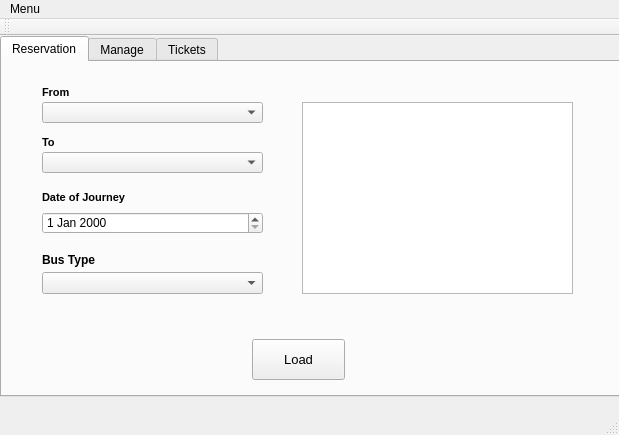
<?xml version="1.0" encoding="UTF-8"?>
<ui version="4.0">
 <class>MainWindow</class>
 <widget class="QMainWindow" name="MainWindow">
  <property name="geometry">
   <rect>
    <x>0</x>
    <y>0</y>
    <width>619</width>
    <height>435</height>
   </rect>
  </property>
  <property name="windowTitle">
   <string>MainWindow</string>
  </property>
  <widget class="QWidget" name="centralWidget">
   <widget class="QTabWidget" name="tabWidget">
    <property name="geometry">
     <rect>
      <x>0</x>
      <y>0</y>
      <width>621</width>
      <height>361</height>
     </rect>
    </property>
    <property name="currentIndex">
     <number>0</number>
    </property>
    <widget class="QWidget" name="tab">
     <attribute name="title">
      <string>Reservation</string>
     </attribute>
     <widget class="QLabel" name="label">
      <property name="geometry">
       <rect>
        <x>40</x>
        <y>20</y>
        <width>71</width>
        <height>21</height>
       </rect>
      </property>
      <property name="font">
       <font>
        <family>Segoe UI</family>
        <pointsize>8</pointsize>
        <weight>75</weight>
        <bold>true</bold>
       </font>
      </property>
      <property name="text">
       <string>From</string>
      </property>
     </widget>
     <widget class="QComboBox" name="comboBox">
      <property name="geometry">
       <rect>
        <x>40</x>
        <y>40</y>
        <width>221</width>
        <height>21</height>
       </rect>
      </property>
     </widget>
     <widget class="QLabel" name="label_2">
      <property name="geometry">
       <rect>
        <x>40</x>
        <y>70</y>
        <width>81</width>
        <height>21</height>
       </rect>
      </property>
      <property name="font">
       <font>
        <family>Segoe UI</family>
        <pointsize>8</pointsize>
        <weight>75</weight>
        <bold>true</bold>
       </font>
      </property>
      <property name="text">
       <string>To</string>
      </property>
     </widget>
     <widget class="QComboBox" name="comboBox_2">
      <property name="geometry">
       <rect>
        <x>40</x>
        <y>90</y>
        <width>221</width>
        <height>21</height>
       </rect>
      </property>
     </widget>
     <widget class="QLabel" name="label_3">
      <property name="geometry">
       <rect>
        <x>40</x>
        <y>120</y>
        <width>141</width>
        <height>31</height>
       </rect>
      </property>
      <property name="font">
       <font>
        <family>Segoe UI</family>
        <pointsize>8</pointsize>
        <weight>75</weight>
        <bold>true</bold>
       </font>
      </property>
      <property name="text">
       <string>Date of Journey</string>
      </property>
     </widget>
     <widget class="QPushButton" name="pushButton">
      <property name="geometry">
       <rect>
        <x>250</x>
        <y>277</y>
        <width>93</width>
        <height>41</height>
       </rect>
      </property>
      <property name="font">
       <font>
        <pointsize>10</pointsize>
       </font>
      </property>
      <property name="text">
       <string>Load</string>
      </property>
     </widget>
     <widget class="QLabel" name="label_4">
      <property name="geometry">
       <rect>
        <x>40</x>
        <y>190</y>
        <width>71</width>
        <height>16</height>
       </rect>
      </property>
      <property name="font">
       <font>
        <family>Segoe UI</family>
        <weight>75</weight>
        <bold>true</bold>
       </font>
      </property>
      <property name="text">
       <string>Bus Type</string>
      </property>
     </widget>
     <widget class="QComboBox" name="comboBox_4">
      <property name="geometry">
       <rect>
        <x>40</x>
        <y>210</y>
        <width>221</width>
        <height>22</height>
       </rect>
      </property>
     </widget>
     <widget class="QDateEdit" name="dateEdit">
      <property name="geometry">
       <rect>
        <x>40</x>
        <y>150</y>
        <width>221</width>
        <height>22</height>
       </rect>
      </property>
     </widget>
     <widget class="QTableWidget" name="busList">
      <property name="geometry">
       <rect>
        <x>300</x>
        <y>40</y>
        <width>271</width>
        <height>192</height>
       </rect>
      </property>
      <property name="showGrid">
       <bool>true</bool>
      </property>
      <property name="gridStyle">
       <enum>Qt::SolidLine</enum>
      </property>
      <property name="rowCount">
       <number>0</number>
      </property>
      <property name="columnCount">
       <number>0</number>
      </property>
     </widget>
    </widget>
    <widget class="QWidget" name="tab_2">
     <attribute name="title">
      <string>Manage</string>
     </attribute>
    </widget>
    <widget class="QWidget" name="tab_3">
     <attribute name="title">
      <string>Tickets</string>
     </attribute>
    </widget>
   </widget>
  </widget>
  <widget class="QMenuBar" name="menuBar">
   <property name="geometry">
    <rect>
     <x>0</x>
     <y>0</y>
     <width>619</width>
     <height>26</height>
    </rect>
   </property>
   <widget class="QMenu" name="menuMenu">
    <property name="title">
     <string>Menu</string>
    </property>
    <addaction name="actionExit"/>
   </widget>
   <addaction name="menuMenu"/>
  </widget>
  <widget class="QToolBar" name="mainToolBar">
   <attribute name="toolBarArea">
    <enum>TopToolBarArea</enum>
   </attribute>
   <attribute name="toolBarBreak">
    <bool>false</bool>
   </attribute>
  </widget>
  <widget class="QStatusBar" name="statusBar"/>
  <action name="actionExit">
   <property name="text">
    <string>Exit</string>
   </property>
  </action>
 </widget>
 <layoutdefault spacing="6" margin="11"/>
 <resources/>
 <connections/>
</ui>
